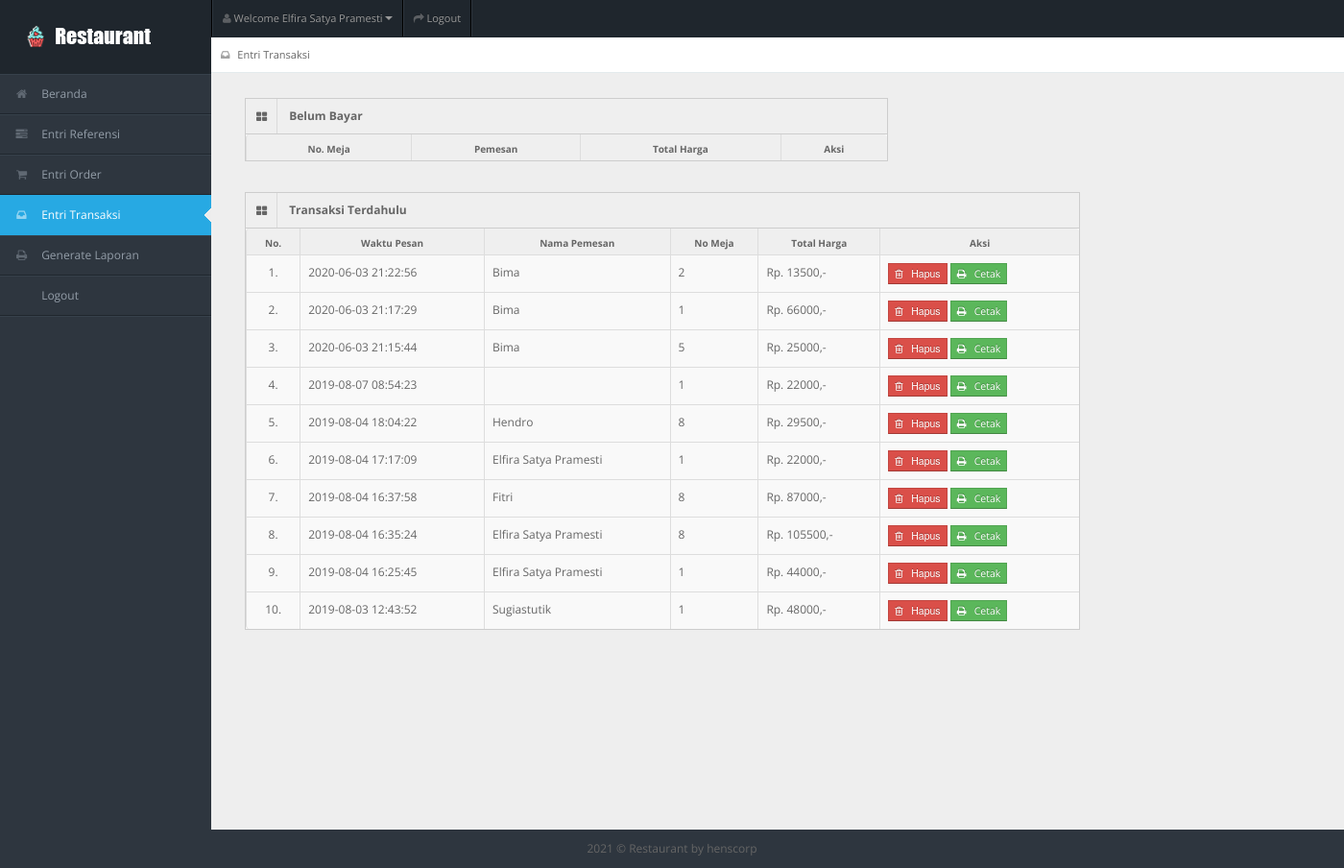
The page /entri_transaksi.php (signed in) on the database its author committed.
### tables this page shows
CREATE TABLE `tb_user` (
  `id_user` int(11) NOT NULL,
  `username` varchar(150) NOT NULL,
  `password` varchar(150) NOT NULL,
  `nama_user` varchar(150) NOT NULL,
  `id_level` int(11) NOT NULL,
  `status` varchar(150) NOT NULL
);

CREATE TABLE `tb_order` (
  `id_order` int(11) NOT NULL,
  `id_admin` int(11) DEFAULT NULL,
  `id_pengunjung` int(11) NOT NULL,
  `waktu_pesan` datetime NOT NULL,
  `no_meja` int(11) NOT NULL,
  `total_harga` varchar(150) NOT NULL,
  `uang_bayar` varchar(150) DEFAULT NULL,
  `uang_kembali` varchar(150) DEFAULT NULL,
  `status_order` varchar(150) NOT NULL
);

### entri_transaksi.php (the view, shortened to what this page needs)
<?php
include "connection/koneksi.php";
$id = $_SESSION['id_user'];
if(isset ($_SESSION['username'])){
  $query = "select * from tb_user natural join tb_level where id_user = $id";
  mysqli_query($conn, $query);
  $sql = mysqli_query($conn, $query);
  while($r = mysqli_fetch_array($sql)){
?>
<!DOCTYPE html>
<html lang="en">
<head>
<link rel="stylesheet" href="template/dashboard/css/bootstrap.min.css" />
<link rel="stylesheet" href="template/dashboard/css/bootstrap-responsive.min.css" />
<link rel="stylesheet" href="template/dashboard/css/fullcalendar.css" />
<link rel="stylesheet" href="template/dashboard/css/matrix-style.css" />
<link rel="stylesheet" href="template/dashboard/css/matrix-media.css" />
<link href="template/dashboard/font-awesome/css/font-awesome.css" rel="stylesheet" />
<link rel="stylesheet" href="template/dashboard/css/jquery.gritter.css" />
</head>
<body>
<div id="header">
  <h1><a href="entri_transaksi.php">Entri Transaksi</a></h1>
</div>
<div id="user-nav" class="navbar navbar-inverse">
  <ul class="nav">
    <li  class="dropdown" id="profile-messages" ><a title="" href="#" data-toggle="dropdown" data-target="#profile-messages" class="dropdown-toggle"><i class="icon icon-user"></i>  <span class="text">Welcome <?php echo $r['nama_user'];?></span><b class="caret"></b></a>
    </li>
    <li class=""><a title="" href="logout.php"><i class="icon icon-share-alt"></i> <span class="text">Logout</span></a></li>
  </ul>
</div>
<div id="sidebar"><a href="entri_referensi.php" class="visible-phone"><i class="icon icon-inbox"></i> <span>Entri Transaksi</span></a>
  <ul>
    <?php
    if($r['id_level'] == 1){
  ?>
    <li> <a href="beranda.php"><i class="icon icon-home"></i> <span>Beranda</span></a> </li>
    <li> <a href="entri_referensi.php"><i class="icon icon-tasks"></i> <span>Entri Referensi</span></a> </li>
    <li> <a href="entri_order.php"><i class="icon icon-shopping-cart"></i> <span>Entri Order</span></a> </li>
    <li class="active"> <a href="entri_transaksi.php"><i class="icon icon-inbox"></i> <span>Entri Transaksi</span></a> </li>
    <li> <a href="generate_laporan.php"><i class="icon icon-print"></i> <span>Generate Laporan</span></a> </li>
    <li> <a href="logout.php"><i class="icon icon-sign-out"></i> <span>Logout</span></a> </li>
  <?php
    } else if($r['id_level'] == 2){
  ?>
    <li> <a href="beranda.php"><i class="icon icon-home"></i> <span>Beranda</span></a> </li>
    <li> <a href="entri_order.php"><i class="icon icon-shopping-cart"></i> <span>Entri Order</span></a> </li>
    <li> <a href="generate_laporan.php"><i class="icon icon-print"></i> <span>Generate Laporan</span></a> </li>
    <li> <a href="logout.php"><i class="icon icon-sign-out"></i> <span>Logout</span></a> </li>
  <?php
    } else if($r['id_level'] == 3){
  ?>
    <li><a href="beranda.php"><i class="icon icon-home"></i> <span>Beranda</span></a> </li>
    <li class="active"> <a href="entri_transaksi.php"><i class="icon icon-inbox"></i> <span>Entri Transaksi</span></a> </li>
    <li> <a href="generate_laporan.php"><i class="icon icon-print"></i> <span>Generate Laporan</span></a> </li>
    <li> <a href="logout.php"><i class="icon icon-sign-out"></i> <span>Logout</span></a> </li>
  <?php
    } else if($r['id_level'] == 4){
  ?>
    <li class="active"><a href="beranda.php"><i class="icon icon-home"></i> <span>Beranda</span></a> </li>
    <li> <a href="generate_laporan.php"><i class="icon icon-print"></i> <span>Generate Laporan</span></a> </li>
    <li> <a href="logout.php"><i class="icon icon-sign-out"></i> <span>Logout</span></a> </li>
  <?php
    } else if($r['id_level'] == 5){
  ?>
    <li> <a href="beranda.php"><i class="icon icon-home"></i> <span>Beranda</span></a> </li>
    <li> <a href="entri_order.php"><i class="icon icon-shopping-cart"></i> <span>Entri Order</span></a> </li>
    <li> <a href="logout.php"><i class="icon icon-sign-out"></i> <span>Logout</span></a> </li>
  <?php
    }
  ?>
  </ul>
</div>
<div id="content">
  <div id="content-header">
    <div id="breadcrumb"> <a href="entri_transaksi.php" title="Go to here" class="tip-bottom"><i class="icon icon-inbox"></i> Entri Transaksi</a></div>
  </div>
  <div class="container">
    <div class="row-fluid">
    <?php
      if($r['id_level'] == 1 || $r['id_level'] == 3){
    ?>
      <div class="span7">
        <div class="widget-box">
          <div class="widget-title bg_lg"><span class="icon"><i class="icon-th-large"></i></span>
            <h5>Belum Bayar</h5>
          </div>
          <div class="widget-content nopadding" >
            <table class="table table-bordered table-invoice-full">
              <thead>
                <tr>
                  <th class="head0">No. Meja</th>
                  <th class="head1">Pemesan</th>
                  <th class="head0 right">Total Harga</th>
                  <th class="head0 right">Aksi</th>
                </tr>
              </thead>
            </table>
          </div>
        </div>
      </div>
      <div class="span9">
        <div class="widget-box">
          <div class="widget-title bg_lg"><span class="icon"><i class="icon-th-large"></i></span>
            <h5>Transaksi Terdahulu</h5>
          </div>
          <div class="widget-content nopadding" >
            <table class="table table-bordered table-invoice-full">
              <thead>
                <tr>
                  <th class="head0">No.</th>
                  <th class="head0">Waktu Pesan</th>
                  <th class="head1">Nama Pemesan</th>
                  <th class="head0">No Meja</th>
                  <th class="head0 right">Total Harga</th>
                  <th class="head0 right">Aksi</th>
                </tr>
              </thead>
              <tbody>
                <?php
                  $nomor = 1;
                  $query_sudah_order = "select * from tb_order left join tb_user on tb_order.id_pengunjung = tb_user.id_user where status_order = 'sudah bayar' order by id_order desc";
                  $sql_sudah_order = mysqli_query($conn, $query_sudah_order);
                  while($r_sudah_order = mysqli_fetch_array($sql_sudah_order)){
                ?>
                <tr>
                  <td><center><?php echo $nomor++; ?>. </center></td>
                  <td><?php echo $r_sudah_order['waktu_pesan'];?></td>
                  <td><?php echo $r_sudah_order['nama_user'];?></td>
                  <td><?php echo $r_sudah_order['no_meja'];?></td>
                  <td>Rp. <?php echo $r_sudah_order['total_harga'];?>,-</td>
                  <td>
                    <form action="" method="post">
                      <button type="submit" value="<?php echo $r_sudah_order['id_order'];?>" name="hapus_transaksi" class="btn btn-mini btn-danger">
                        <i class='icon icon-trash'></i>
                        &nbsp; Hapus
                      </button>
                      <a target='_blank' href="cetak_transaksi.php?konten=<?php echo $r_sudah_order['id_order'];?>" class="btn btn-mini btn-success">
                        <i class='icon icon-print'></i>
                        &nbsp; Cetak
                      </a>
                    </form>
                  </td>
                </tr>
                <?php
                  }
                ?>
              </tbody>
            </table>
          </div>
        </div>
      </div>
      <?php
        }
      ?>
    </div>
  </div>
</div>
<div class="row-fluid">
  <div id="footer" class="span12"> <?php echo date('Y'); ?> &copy; Restaurant <a href="#">by henscorp</a> </div>
</div>
</body>
</html>
<?php
  }
} else {
  header('location: logout.php');
}
?>

### template/dashboard/css/matrix-style.css (style rules this page uses)
* { outline:none !important; -moz-outline: none !important; }
html, body { height:100% }
body { overflow-x: hidden; margin-top: -10px; font-family: 'Open Sans', sans-serif; font-size:12px; color:#666; }
a { color:#666; }
select, textarea, input[type="text"], input[type="password"], input[type="datetime"], input[type="datetime-local"], input[type="date"], input[type="month"], input[type="time"], input[type="week"], input[type="number"], input[type="email"], input[type="url"], input[type="search"], input[type="tel"], input[type="color"], .uneditable-input, .label, .dropdown-menu, .btn, .well, .progress, .table-bordered, .btn-group > .btn:first-child, .btn-group > .btn:last-child, .btn-group > .btn:last-child, .btn-group > .dropdown-toggle, .alert { border-radius:0px; }
.btn, textarea, input[type="text"], input[type="password"], input[type="datetime"], input[type="datetime-local"], input[type="date"], input[type="month"], input[type="time"], input[type="week"], input[type="number"], input[type="email"], input[type="url"], input[type="search"], input[type="tel"], input[type="color"], .uneditable-input { box-shadow:none; }
.progress, .progress-success .bar, .progress .bar-success, .progress-warning .bar, .progress .bar-warning, .progress-danger .bar, .progress .bar-danger, .progress-info .bar, .progress .bar-info, .btn, .btn-primary { background-image:none; }
#footer { padding:10px; text-align:center; }
.bg_lg { background:#28b779; }
#header { height: 77px; position: relative; width: 100%; z-index: -9; }
#header h1 { background: url("../img/logo.png") no-repeat scroll 0 0 transparent; height: 31px; left: 20px; line-height: 600px; overflow: hidden; position: relative; top: 26px; width: 191px; }
#header h1 a { display: block; }
#user-nav { position: absolute; left: 220px; top:0px; z-index: 20; margin: 0; }
#user-nav > ul { margin: 0; padding: 0; list-style: none; border-right: 1px solid #2e363f;border-left: 1px solid #000; }
#user-nav > ul > li { float: left; list-style-type: none; margin: 0; position: relative; padding: 0; border-left: 1px solid #2e363f; border-right: 1px solid #000; }
#user-nav > ul > li > a { padding:9px 10px; display: block; font-size: 11px; }
#user-nav > ul > li > a > i, #sidebar li a i { opacity: .5; margin-top: 2px; }
#sidebar { display: block; float: left; position: relative; width: 220px; z-index: 16; }
#sidebar > ul { list-style: none; margin: 0px 0 0; padding: 0; position: absolute; width: 220px; }
#sidebar > ul > li { display: block; position: relative; }
#sidebar > ul > li > a { padding: 10px 0 10px 15px; display: block; color: #939da8; }
#sidebar > ul > li > a > i { margin-right: 10px; }
#sidebar > ul > li.active > a { background: url("../img/menu-active.png") no-repeat scroll right center transparent !important; text-decoration:none; }
#content { background: none repeat scroll 0 0 #eeeeee; margin-left: 220px; margin-right: 0; padding-bottom: 25px; position: relative; min-height:100%; width: auto; }
#content-header { position: abslute; width: 100%; margin-top: -38px; z-index: 20; }
#breadcrumb { background-color: #fff; border-bottom: 1px solid #e3ebed; }
#breadcrumb a { padding: 8px 20px 8px 10px; display: inline-block; background-image: url('../img/breadcrumb.png'); background-position: center right; background-repeat: no-repeat; font-size: 11px; color: #666666; }
#breadcrumb a:last-child { background-image:none; }
#breadcrumb a i { margin-right: 5px; opacity: .6; }
.stat-boxes .peity_bar_good, .stat-boxes .peity_line_good, { color: #459D1C; }
.widget-box { background: none repeat scroll 0 0 #F9F9F9; border-left: 1px solid #CDCDCD; border-top: 1px solid #CDCDCD; border-right: 1px solid #CDCDCD; clear: both; margin-top: 16px; margin-bottom: 16px; position: relative; }
.widget-title, .modal-header, .table th, div.dataTables_wrapper .ui-widget-header { background:#efefef; border-bottom: 1px solid #CDCDCD; height: 36px; }
.widget-title span.icon { padding: 9px 10px 7px 11px; float: left; border-right:1px solid #dadada; }
.widget-title h5 { color: #666; float: left; font-size: 12px; font-weight: bold; padding: 12px; line-height: 12px; margin: 0; }
.widget-content { padding:15px; border-bottom: 1px solid #cdcdcd; }
.table th { height: auto; font-size: 10px; padding: 5px 10px 2px; border-bottom: 0; text-align: center; color: #666666; }
.nopadding { padding: 0 !important; }
.nopadding .table { margin-bottom: 0; }
.nopadding .table-bordered { border: 0; }
form { margin-bottom: 0; }

### rows shown on the page
tb_user: nama_user "Elfira Satya Pramesti"
tb_order: waktu_pesan "2020-06-03 21:22:56", tb_user.nama_user "Bima", no_meja "2", total_harga "13500", $r_sudah_order['id_order'] 24 (drawn)
tb_order: waktu_pesan "2020-06-03 21:17:29", tb_user.nama_user "Bima", no_meja "1", total_harga "66000", $r_sudah_order['id_order'] 23 (drawn)
tb_order: waktu_pesan "2020-06-03 21:15:44", tb_user.nama_user "Bima", no_meja "5", total_harga "25000", $r_sudah_order['id_order'] 22 (drawn)
tb_order: waktu_pesan "2019-08-07 08:54:23", no_meja "1", total_harga "22000", $r_sudah_order['id_order'] 21 (drawn)
tb_order: waktu_pesan "2019-08-04 18:04:22", tb_user.nama_user "Hendro", no_meja "8", total_harga "29500", $r_sudah_order['id_order'] 20 (drawn)
tb_order: waktu_pesan "2019-08-04 17:17:09", tb_user.nama_user "Elfira Satya Pramesti", no_meja "1", total_harga "22000", $r_sudah_order['id_order'] 19 (drawn)
tb_order: waktu_pesan "2019-08-04 16:37:58", tb_user.nama_user "Fitri", no_meja "8", total_harga "87000", $r_sudah_order['id_order'] 18 (drawn)
tb_order: waktu_pesan "2019-08-04 16:35:24", tb_user.nama_user "Elfira Satya Pramesti", no_meja "8", total_harga "105500", $r_sudah_order['id_order'] 16 (drawn)
tb_order: waktu_pesan "2019-08-04 16:25:45", tb_user.nama_user "Elfira Satya Pramesti", no_meja "1", total_harga "44000", $r_sudah_order['id_order'] 15 (drawn)
tb_order: waktu_pesan "2019-08-03 12:43:52", tb_user.nama_user "Sugiastutik", no_meja "1", total_harga "48000", $r_sudah_order['id_order'] 14 (drawn)
